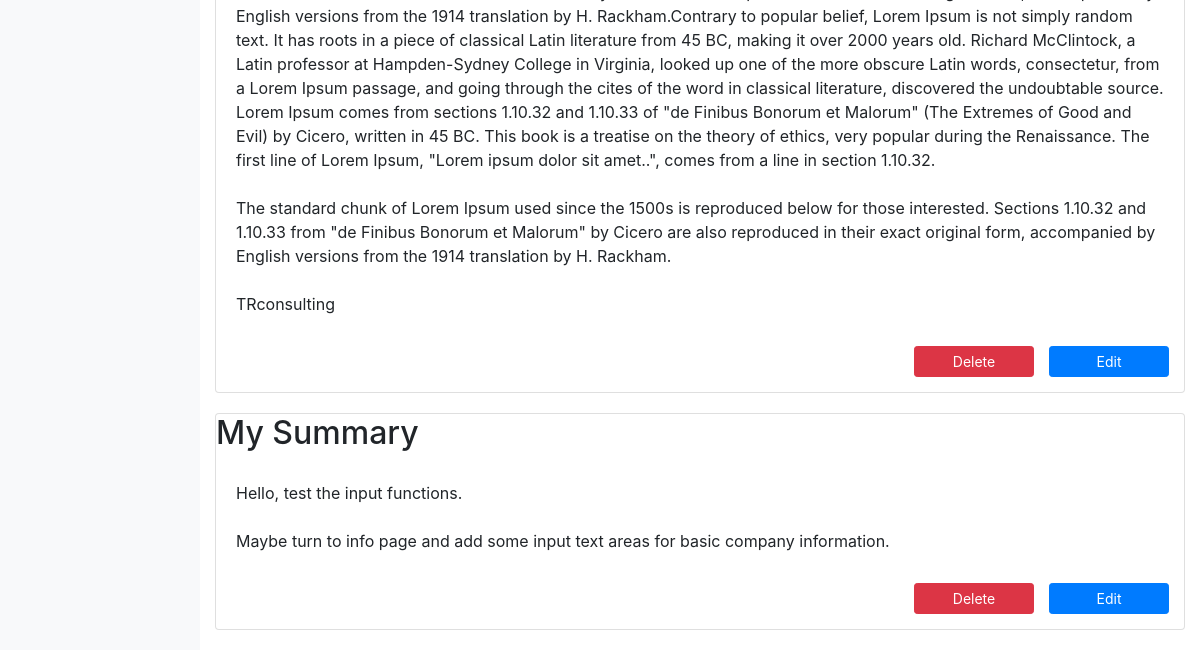
The app's page /1/exec_sum (signed in, lower part), older data.
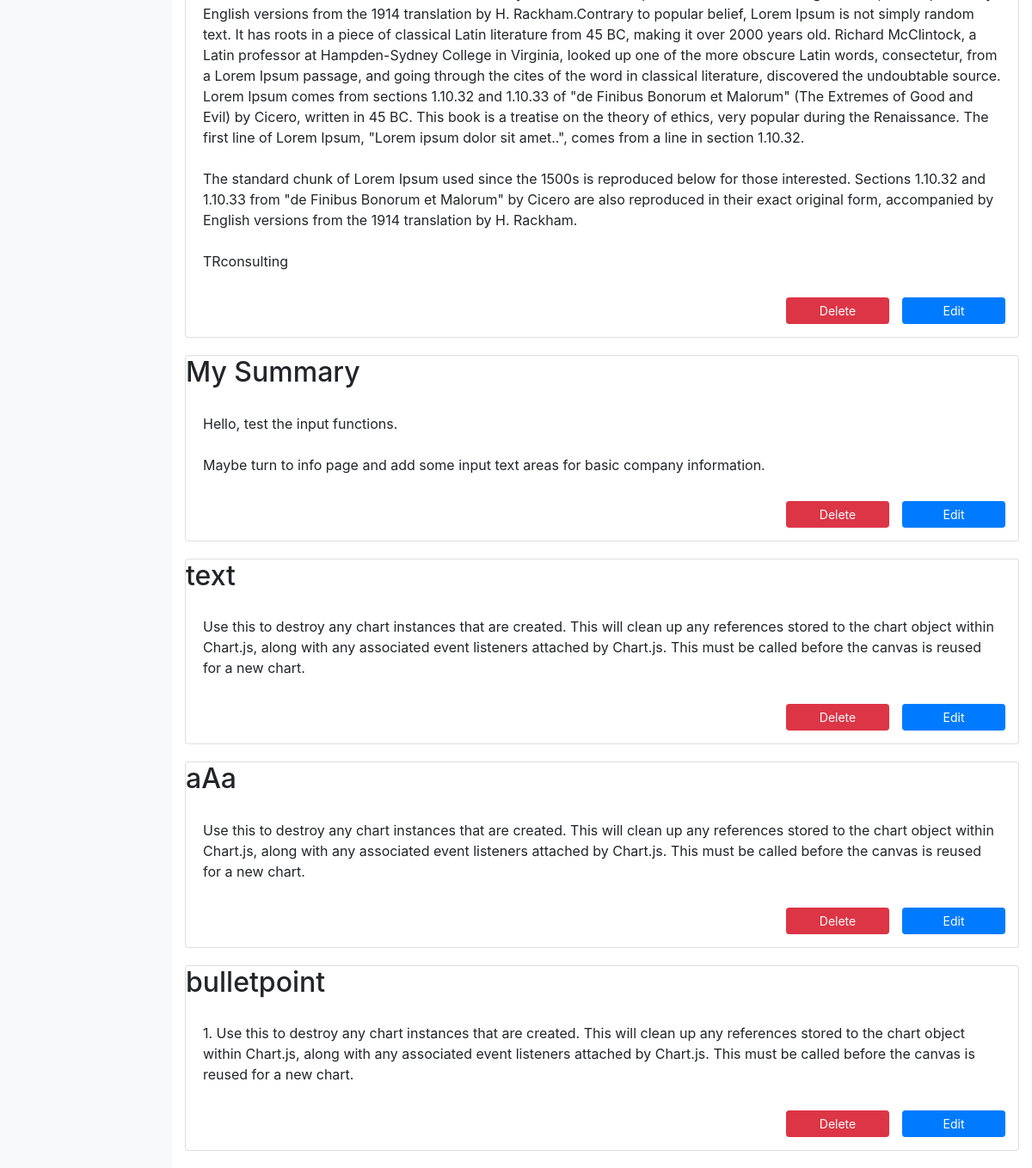
The same page, newer data.
### tables this page shows
CREATE TABLE exec_sum(pid INTEGER, did INTEGER PRIMARY KEY ASC, tt TEXT NOT NULL,pg TEXT NOT NULL, FOREIGN KEY (pid) REFERENCES user(pid));

### bpb.py (the view)
@app.route('/<int:pid>/exec_sum',methods=['GET','POST'])
def exec_sum(pid):
	if 'logged_in' in session:
		if (session['logged_in'] == True):
			if request.method == 'GET':
				data = db_func.select_record('exec_sum',pid)
				return render_template('exec_sum.html', data=data)
			if request.method == 'POST':
				tt = request.form['tt']
				pg = request.form['pg']
				db_func.insert_record('exec_sum',pid,tt,pg)
				flash('successfully insert !')
				return redirect('/%d/exec_sum' % pid)
		else:
			return redirect(url_for('login'))
	else:
		return redirect(url_for('login'))

### db_func.py (called while the page is built)
def select_record(table,pid):
	conn = sqlite3.connect('test.db')
	c = conn.cursor()
	c.execute('''SELECT * FROM '%s' WHERE pid='%d' ''' % (table,pid))
	content = c.fetchall()
	conn.commit()
	conn.close()
	return content

### templates/exec_sum.html (shortened to what this page needs)
{% extends "layout.html" %}
{% block main %}
			<main class="col-sm-9 ml-sm-auto col-md-10 pt-3" role="main">
				<br>
				<br>
				<section>
					<div class="streamOfParts">
						{% if data %}
						{% for i in data %}
						<div class="card" style="margin-bottom: 20px;">
							<h2 class="card-heading">{{ i[2] }}</h2>
							<div style="white-space: pre-line" class="card-body">{{ i[3] }}</div>
							<div align="right" style="margin-bottom: 15px;">
								<input type="button" class="btn btn-primary btn-sm" data-toggle="modal" data-target="#editModal" onclick="load(this)" style="margin-right: 15px;margin-top:10px;float:right;width: 120px;" value="Edit"></input>
								<input type="button" class="btn btn-sm btn-danger" data-toggle="modal" onclick="deleteFunction(this)" style="margin-right: 15px;margin-top:10px;float:right;width: 120px;" value="Delete" data-target="#delConfirm"> </input>
							</div>
						</div>
						{% endfor %}
						{% endif %}
					</div>
				</section>
			</main>
{% endblock %}

### templates/layout.html (shortened to what this page needs)
<!DOCTYPE html>
<html lang="en"><head><meta http-equiv="Content-Type" content="text/html; charset=UTF-8">
	<link rel="stylesheet" href="https://maxcdn.bootstrapcdn.com/bootstrap/4.0.0-beta/css/bootstrap.min.css">
</head>
<body>
	<div class="container-fluid">
		<div class="row">
			<nav class="col-sm-3 col-md-2 d-none d-sm-block bg-light sidebar">
			</nav>
			{% block main %} {% endblock %}
		</div>
	</div>
</body>
</html>

Row changes from the older to the newer data that the page shows:
added exec_sum: tt "text", pg "Use this to destroy any chart instances that are created. This will clean up any references stored to the chart object within Chart.js, along with any associated event listeners attached by Chart.js. This must be called before the canvas is reused for a new chart."
added exec_sum: tt "aAa", pg "Use this to destroy any chart instances that are created. This will clean up any references stored to the chart object within Chart.js, along with any associated event listeners attached by Chart.js. This must be called before the canvas is reused for a new chart."
added exec_sum: tt "bulletpoint", pg "1. Use this to destroy any chart instances that are created. This will clean up any references stored to the chart object within Chart.js, along with any associated event listeners attached by Chart.js. This must be called before the canvas is reused for a new chart."
